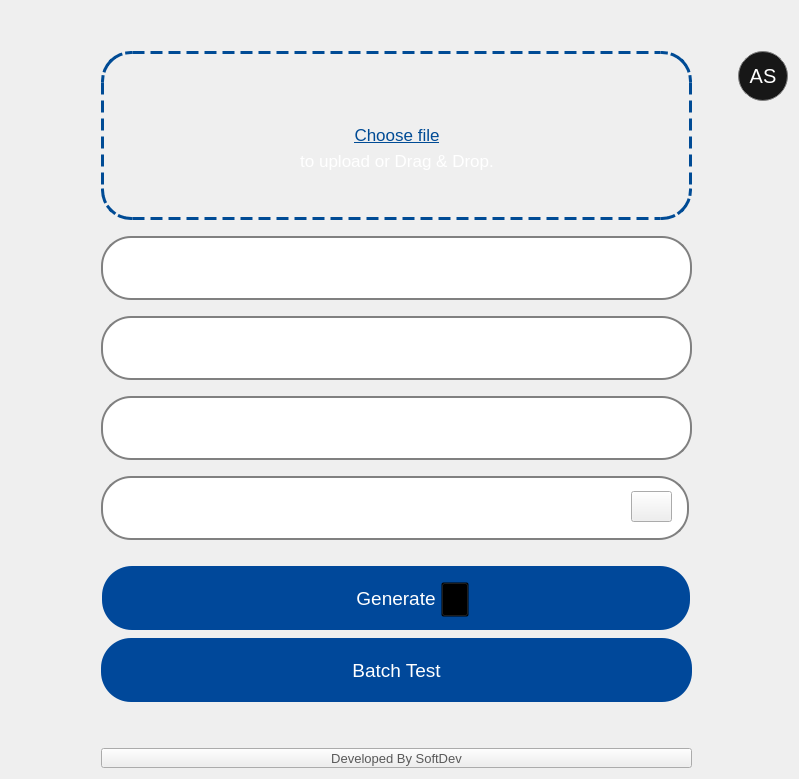
                    <widget class="QWidget" name="single_test_page">
                     <layout class="QGridLayout" name="gridLayout_34">
                      <item row="1" column="2" rowspan="3">
                       <layout class="QVBoxLayout" name="verticalLayout_25">
                        <item>
                         <widget class="QWidget" name="widget_33" native="true">
                          <property name="minimumSize">
                           <size>
                            <width>0</width>
                            <height>0</height>
                           </size>
                          </property>
                          <property name="maximumSize">
                           <size>
                            <width>16777215</width>
                            <height>16777215</height>
                           </size>
                          </property>
                          <property name="styleSheet">
                           <string notr="true">border: 3px dashed #004B95; 
border-radius: 30px;</string>
                          </property>
                          <layout class="QGridLayout" name="gridLayout_33">
                           <item row="3" column="0">
                            <spacer name="horizontalSpacer_88">
                             <property name="orientation">
                              <enum>Qt::Horizontal</enum>
                             </property>
                             <property name="sizeHint" stdset="0">
                              <size>
                               <width>40</width>
                               <height>20</height>
                              </size>
                             </property>
                            </spacer>
                           </item>
                           <item row="4" column="1">
                            <spacer name="verticalSpacer_84">
                             <property name="orientation">
                              <enum>Qt::Vertical</enum>
                             </property>
                             <property name="sizeHint" stdset="0">
                              <size>
                               <width>20</width>
                               <height>40</height>
                              </size>
                             </property>
                            </spacer>
                           </item>
                           <item row="1" column="1">
                            <widget class="QPushButton" name="choosefile_icon">
                             <property name="font">
                              <font>
                               <pointsize>12</pointsize>
                               <kerning>true</kerning>
                              </font>
                             </property>
                             <property name="cursor">
                              <cursorShape>PointingHandCursor</cursorShape>
                             </property>
                             <property name="styleSheet">
                              <string notr="true">text-align: center;
 border: none;  </string>
                             </property>
                             <property name="text">
                              <string/>
                             </property>
                             <property name="icon">
                              <iconset resource="../Qss/icons/_icons.qrc">
                               <normaloff>:/custom/icons/custom/upload-icon.png</normaloff>:/custom/icons/custom/upload-icon.png</iconset>
                             </property>
                             <property name="iconSize">
                              <size>
                               <width>44</width>
                               <height>53</height>
                              </size>
                             </property>
                             <property name="autoExclusive">
                              <bool>false</bool>
                             </property>
                            </widget>
                           </item>
                           <item row="2" column="1">
                            <widget class="QPushButton" name="choose_file_pushButton">
                             <property name="font">
                              <font>
                               <pointsize>13</pointsize>
                               <weight>50</weight>
                               <bold>false</bold>
                               <underline>true</underline>
                              </font>
                             </property>
                             <property name="cursor">
                              <cursorShape>PointingHandCursor</cursorShape>
                             </property>
                             <property name="styleSheet">
                              <string notr="true">border: none; color: #004B95;
padding-left:5px;
padding-right:5px;</string>
                             </property>
                             <property name="text">
                              <string>Choose file</string>
                             </property>
                            </widget>
                           </item>
                           <item row="0" column="1">
                            <spacer name="verticalSpacer_85">
                             <property name="orientation">
                              <enum>Qt::Vertical</enum>
                             </property>
                             <property name="sizeHint" stdset="0">
                              <size>
                               <width>20</width>
                               <height>40</height>
                              </size>
                             </property>
                            </spacer>
                           </item>
                           <item row="3" column="2">
                            <spacer name="horizontalSpacer_89">
                             <property name="orientation">
                              <enum>Qt::Horizontal</enum>
                             </property>
                             <property name="sizeHint" stdset="0">
                              <size>
                               <width>40</width>
                               <height>20</height>
                              </size>
                             </property>
                            </spacer>
                           </item>
                           <item row="3" column="1">
                            <widget class="QLabel" name="choose_file_instruction_label">
                             <property name="font">
                              <font>
                               <pointsize>13</pointsize>
                              </font>
                             </property>
                             <property name="styleSheet">
                              <string notr="true">border: none; color:white;</string>
                             </property>
                             <property name="text">
                              <string>to upload or Drag &amp; Drop.</string>
                             </property>
                             <property name="alignment">
                              <set>Qt::AlignCenter</set>
                             </property>
                            </widget>
                           </item>
                          </layout>
                         </widget>
                        </item>
                        <item>
                         <spacer name="verticalSpacer_86">
                          <property name="orientation">
                           <enum>Qt::Vertical</enum>
                          </property>
                          <property name="sizeType">
                           <enum>QSizePolicy::Preferred</enum>
                          </property>
                          <property name="sizeHint" stdset="0">
                           <size>
                            <width>20</width>
                            <height>10</height>
                           </size>
                          </property>
                         </spacer>
                        </item>
                        <item>
                         <widget class="QLineEdit" name="Part_number">
                          <property name="sizePolicy">
                           <sizepolicy hsizetype="Preferred" vsizetype="Preferred">
                            <horstretch>0</horstretch>
                            <verstretch>0</verstretch>
                           </sizepolicy>
                          </property>
                          <property name="minimumSize">
                           <size>
                            <width>0</width>
                            <height>0</height>
                           </size>
                          </property>
                          <property name="maximumSize">
                           <size>
                            <width>16777215</width>
                            <height>64</height>
                           </size>
                          </property>
                          <property name="font">
                           <font>
                            <pointsize>12</pointsize>
                           </font>
                          </property>
                          <property name="styleSheet">
                           <string notr="true">border: 2px solid gray; border-radius: 30px; color: white; padding: 20px;</string>
                          </property>
                          <property name="placeholderText">
                           <string>Part number :</string>
                          </property>
                         </widget>
                        </item>
                        <item>
                         <spacer name="verticalSpacer_87">
                          <property name="orientation">
                           <enum>Qt::Vertical</enum>
                          </property>
                          <property name="sizeType">
                           <enum>QSizePolicy::Preferred</enum>
                          </property>
                          <property name="sizeHint" stdset="0">
                           <size>
                            <width>20</width>
                            <height>10</height>
                           </size>
                          </property>
                         </spacer>
                        </item>
                        <item>
                         <widget class="QLineEdit" name="MO_number">
                          <property name="sizePolicy">
                           <sizepolicy hsizetype="Preferred" vsizetype="Preferred">
                            <horstretch>0</horstretch>
                            <verstretch>0</verstretch>
                           </sizepolicy>
                          </property>
                          <property name="minimumSize">
                           <size>
                            <width>0</width>
                            <height>0</height>
                           </size>
                          </property>
                          <property name="maximumSize">
                           <size>
                            <width>16777215</width>
                            <height>64</height>
                           </size>
                          </property>
                          <property name="font">
                           <font>
                            <pointsize>12</pointsize>
                           </font>
                          </property>
                          <property name="styleSheet">
                           <string notr="true">border: 2px solid gray; border-radius: 30px; color: white; padding: 20px;</string>
                          </property>
                          <property name="placeholderText">
                           <string>MO number :</string>
                          </property>
                         </widget>
                        </item>
                        <item>
                         <spacer name="verticalSpacer_88">
                          <property name="orientation">
                           <enum>Qt::Vertical</enum>
                          </property>
                          <property name="sizeType">
                           <enum>QSizePolicy::Preferred</enum>
                          </property>
                          <property name="sizeHint" stdset="0">
                           <size>
                            <width>20</width>
                            <height>10</height>
                           </size>
                          </property>
                         </spacer>
                        </item>
                        <item>
                         <widget class="QLineEdit" name="CAP_number">
                          <property name="sizePolicy">
                           <sizepolicy hsizetype="Preferred" vsizetype="Preferred">
                            <horstretch>0</horstretch>
                            <verstretch>0</verstretch>
                           </sizepolicy>
                          </property>
                          <property name="minimumSize">
                           <size>
                            <width>0</width>
                            <height>0</height>
                           </size>
                          </property>
                          <property name="maximumSize">
                           <size>
                            <width>16777215</width>
                            <height>64</height>
                           </size>
                          </property>
                          <property name="font">
                           <font>
                            <pointsize>12</pointsize>
                           </font>
                          </property>
                          <property name="styleSheet">
                           <string notr="true">border: 2px solid gray; border-radius: 30px; color: white; padding: 20px;</string>
                          </property>
                          <property name="placeholderText">
                           <string>CAP number :</string>
                          </property>
                         </widget>
                        </item>
                        <item>
                         <spacer name="verticalSpacer_89">
                          <property name="orientation">
                           <enum>Qt::Vertical</enum>
                          </property>
                          <property name="sizeType">
                           <enum>QSizePolicy::Preferred</enum>
                          </property>
                          <property name="sizeHint" stdset="0">
                           <size>
                            <width>20</width>
                            <height>10</height>
                           </size>
                          </property>
                         </spacer>
                        </item>
                        <item>
                         <widget class="QWidget" name="widget_35" native="true">
                          <property name="minimumSize">
                           <size>
                            <width>0</width>
                            <height>64</height>
                           </size>
                          </property>
                          <widget class="QLineEdit" name="Date">
                           <property name="geometry">
                            <rect>
                             <x>0</x>
                             <y>0</y>
                             <width>588</width>
                             <height>64</height>
                            </rect>
                           </property>
                           <property name="minimumSize">
                            <size>
                             <width>0</width>
                             <height>0</height>
                            </size>
                           </property>
                           <property name="maximumSize">
                            <size>
                             <width>16777215</width>
                             <height>64</height>
                            </size>
                           </property>
                           <property name="font">
                            <font>
                             <pointsize>12</pointsize>
                            </font>
                           </property>
                           <property name="styleSheet">
                            <string notr="true">border: 2px solid gray; border-radius: 30px; color: white; padding: 20px;</string>
                           </property>
                           <property name="readOnly">
                            <bool>false</bool>
                           </property>
                           <property name="placeholderText">
                            <string>CAP due date :    MM/DD/YYYY</string>
                           </property>
                          </widget>
                          <widget class="QPushButton" name="calender_pushButton">
                           <property name="geometry">
                            <rect>
                             <x>530</x>
                             <y>15</y>
                             <width>41</width>
                             <height>31</height>
                            </rect>
                           </property>
                           <property name="cursor">
                            <cursorShape>PointingHandCursor</cursorShape>
                           </property>
                           <property name="styleSheet">
                            <string notr="true"/>
                           </property>
                           <property name="text">
                            <string/>
                           </property>
                           <property name="icon">
                            <iconset resource="../Qss/icons/_icons.qrc">
                             <normaloff>:/custom/icons/custom/calender.svg</normaloff>:/custom/icons/custom/calender.svg</iconset>
                           </property>
                           <property name="iconSize">
                            <size>
                             <width>30</width>
                             <height>30</height>
                            </size>
                           </property>
                          </widget>
                         </widget>
                        </item>
                        <item>
                         <spacer name="verticalSpacer_90">
                          <property name="orientation">
                           <enum>Qt::Vertical</enum>
                          </property>
                          <property name="sizeType">
                           <enum>QSizePolicy::Preferred</enum>
                          </property>
                          <property name="sizeHint" stdset="0">
                           <size>
                            <width>20</width>
                            <height>10</height>
                           </size>
                          </property>
                         </spacer>
                        </item>
                        <item>
                         <widget class="QWidget" name="widget_36" native="true">
                          <property name="minimumSize">
                           <size>
                            <width>591</width>
                            <height>76</height>
                           </size>
                          </property>
                          <widget class="QPushButton" name="Submit">
                           <property name="geometry">
                            <rect>
                             <x>1</x>
                             <y>10</y>
                             <width>588</width>
                             <height>64</height>
                            </rect>
                           </property>
                           <property name="minimumSize">
                            <size>
                             <width>0</width>
                             <height>0</height>
                            </size>
                           </property>
                           <property name="maximumSize">
                            <size>
                             <width>16777215</width>
                             <height>64</height>
                            </size>
                           </property>
                           <property name="font">
                            <font>
                             <pointsize>14</pointsize>
                            </font>
                           </property>
                           <property name="cursor">
                            <cursorShape>PointingHandCursor</cursorShape>
                           </property>
                           <property name="focusPolicy">
                            <enum>Qt::ClickFocus</enum>
                           </property>
                           <property name="styleSheet">
                            <string notr="true">QWidget QPushButton {
    background-color: #00489A;
    border-radius: 30px;
    color: white;
}
QWidget QPushButton:hover {
    color: white;
	background-color: #005ce6;
}
QPushButton:pressed {
    background-color: #003d99; /* Slightly darker blue for the pressed state */
    color: white; /* Keep the text color visible */
}
</string>
                           </property>
                           <property name="text">
                            <string>Generate</string>
                           </property>
                           <property name="shortcut">
                            <string extracomment="Generate"/>
                           </property>
                          </widget>
                          <widget class="QPushButton" name="generate_icon_pushButton_in_singletest">
                           <property name="geometry">
                            <rect>
                             <x>340</x>
                             <y>26</y>
                             <width>28</width>
                             <height>35</height>
                            </rect>
                           </property>
                           <property name="cursor">
                            <cursorShape>PointingHandCursor</cursorShape>
                           </property>
                           <property name="styleSheet">
                            <string notr="true"> QPushButton{
    background-color: transparent;}
QPushButton:hover{
  background-color: #00489A;
}</string>
                           </property>
                           <property name="text">
                            <string/>
                           </property>
                           <property name="icon">
                            <iconset resource="../Qss/icons/_icons.qrc">
                             <normaloff>:/custom/icons/custom/generate-stars.png</normaloff>:/custom/icons/custom/generate-stars.png</iconset>
                           </property>
                           <property name="iconSize">
                            <size>
                             <width>27</width>
                             <height>27</height>
                            </size>
                           </property>
                          </widget>
                         </widget>
                        </item>
                        <item>
                         <widget class="QPushButton" name="batchtest_singletest_page_button">
                          <property name="minimumSize">
                           <size>
                            <width>0</width>
                            <height>64</height>
                           </size>
                          </property>
                          <property name="maximumSize">
                           <size>
                            <width>16777215</width>
                            <height>64</height>
                           </size>
                          </property>
                          <property name="font">
                           <font>
                            <pointsize>14</pointsize>
                           </font>
                          </property>
                          <property name="cursor">
                           <cursorShape>PointingHandCursor</cursorShape>
                          </property>
                          <property name="styleSheet">
                           <string notr="true">QWidget QPushButton {
	background-color: rgb(0, 92, 230);
    background-color: #00489A;
    border-radius: 30px;
    color: white;
}
QWidget QPushButton:hover {
    color: white;
	background-color: #005ce6;
}
QPushButton:pressed {
    background-color: #003d99; /* Slightly darker blue for the pressed state */
    color: white; /* Keep the text color visible */
}
</string>
                          </property>
                          <property name="text">
                           <string>Batch Test</string>
                          </property>
                         </widget>
                        </item>
                       </layout>
                      </item>
                      <item row="0" column="2">
                       <spacer name="verticalSpacer_93">
                        <property name="orientation">
                         <enum>Qt::Vertical</enum>
                        </property>
                        <property name="sizeType">
                         <enum>QSizePolicy::Expanding</enum>
                        </property>
                        <property name="sizeHint" stdset="0">
                         <size>
                          <width>20</width>
                          <height>40</height>
                         </size>
                        </property>
                       </spacer>
                      </item>
                      <item row="2" column="3">
                       <spacer name="horizontalSpacer_83">
                        <property name="orientation">
                         <enum>Qt::Horizontal</enum>
                        </property>
                        <property name="sizeHint" stdset="0">
                         <size>
                          <width>40</width>
                          <height>20</height>
                         </size>
                        </property>
                       </spacer>
                      </item>
                      <item row="5" column="2">
                       <widget class="QPushButton" name="developed_by_softdev_pushButton_5">
                        <property name="sizePolicy">
                         <sizepolicy hsizetype="Expanding" vsizetype="Fixed">
                          <horstretch>0</horstretch>
                          <verstretch>0</verstretch>
                         </sizepolicy>
                        </property>
                        <property name="minimumSize">
                         <size>
                          <width>140</width>
                          <height>20</height>
                         </size>
                        </property>
                        <property name="maximumSize">
                         <size>
                          <width>16777215</width>
                          <height>20</height>
                         </size>
                        </property>
                        <property name="font">
                         <font>
                          <pointsize>10</pointsize>
                         </font>
                        </property>
                        <property name="cursor">
                         <cursorShape>PointingHandCursor</cursorShape>
                        </property>
                        <property name="styleSheet">
                         <string notr="true">color: #595959;
background:none;</string>
                        </property>
                        <property name="text">
                         <string>Developed By SoftDev</string>
                        </property>
                       </widget>
                      </item>
                      <item row="4" column="2">
                       <spacer name="verticalSpacer_82">
                        <property name="orientation">
                         <enum>Qt::Vertical</enum>
                        </property>
                        <property name="sizeHint" stdset="0">
                         <size>
                          <width>20</width>
                          <height>40</height>
                         </size>
                        </property>
                       </spacer>
                      </item>
                      <item row="2" column="0">
                       <spacer name="horizontalSpacer_74">
                        <property name="orientation">
                         <enum>Qt::Horizontal</enum>
                        </property>
                        <property name="sizeHint" stdset="0">
                         <size>
                          <width>40</width>
                          <height>20</height>
                         </size>
                        </property>
                       </spacer>
                      </item>
                      <item row="1" column="4" rowspan="3">
                       <layout class="QVBoxLayout" name="verticalLayout_35">
                        <item>
                         <widget class="QPushButton" name="usermenu_pushButton_6">
                          <property name="minimumSize">
                           <size>
                            <width>50</width>
                            <height>50</height>
                           </size>
                          </property>
                          <property name="maximumSize">
                           <size>
                            <width>50</width>
                            <height>50</height>
                           </size>
                          </property>
                          <property name="font">
                           <font>
                            <pointsize>15</pointsize>
                           </font>
                          </property>
                          <property name="cursor">
                           <cursorShape>PointingHandCursor</cursorShape>
                          </property>
                          <property name="styleSheet">
                           <string notr="true">QPushButton {
    color: white;
    background-color:#171717;
    border: 1px solid grey;
    border-radius: 25px; 
}

QPushButton:hover {
    border: 2px solid rgb(83, 83, 83); /* Change border color on hover */
    background-color:#171717;
   
}</string>
                          </property>
                          <property name="text">
                           <string>AS</string>
                          </property>
                         </widget>
                        </item>
                        <item>
                         <spacer name="verticalSpacer_91">
                          <property name="orientation">
                           <enum>Qt::Vertical</enum>
                          </property>
                          <property name="sizeHint" stdset="0">
                           <size>
                            <width>20</width>
                            <height>40</height>
                           </size>
                          </property>
                         </spacer>
                        </item>
                       </layout>
                      </item>
                      <item row="2" column="1">
                       <spacer name="horizontalSpacer_95">
                        <property name="orientation">
                         <enum>Qt::Horizontal</enum>
                        </property>
                        <property name="sizeType">
                         <enum>QSizePolicy::Fixed</enum>
                        </property>
                        <property name="sizeHint" stdset="0">
                         <size>
                          <width>50</width>
                          <height>20</height>
                         </size>
                        </property>
                       </spacer>
                      </item>
                     </layout>
                    </widget>
